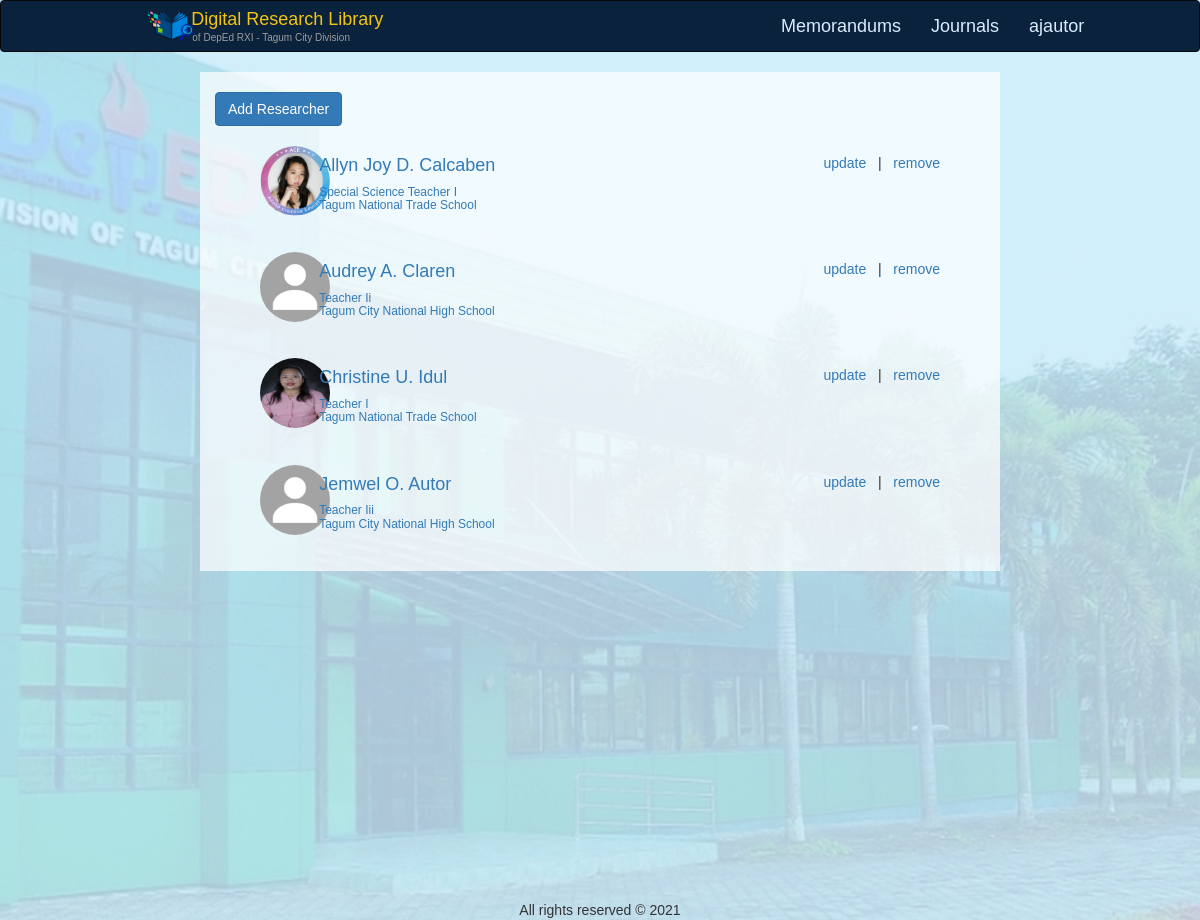
Screenshot of /pages/researcher_list.php (signed in) with the database file from the repository.
### tables this page shows
CREATE TABLE `researcher` (
  `researcher_id` int(255) NOT NULL,
  `researcher_user_id` int(255) DEFAULT NULL,
  `researcher_first_name` varchar(1024) NOT NULL,
  `researcher_middle_name` varchar(1024) NOT NULL,
  `researcher_last_name` varchar(1024) NOT NULL,
  `researcher_office` varchar(1024) NOT NULL,
  `researcher_designation` varchar(1024) NOT NULL,
  `researcher_profile_picture` varchar(1024) NOT NULL,
  `researcher_email` varchar(1024) NOT NULL
);

### pages/researcher_list.php (the view, shortened to what this page needs)
<?php
include "../database/db_config.php";
?>
<DOCTYPE! html>
<html>
	<head>
		<link rel="stylesheet" href="https://cdnjs.cloudflare.com/ajax/libs/font-awesome/4.7.0/css/font-awesome.min.css">
		<link rel="stylesheet" type="text/css" href="../bootstrap-3.3.7-dist/css/bootstrap.css">
		<link rel="stylesheet" type="text/css" href="../bootstrap-3.3.7-dist/css/bootstrap.min.css">
		<link rel="stylesheet" type="text/css" href="../css/body_css.css">
        <link rel="stylesheet" type="text/css" href="../css/footer_css.css">
        <link rel="stylesheet" type="text/css" href="../css/nav_css.css">
	</head>
	<body class="bg-light">
		<nav class="navbar navbar-inverse" >
		  	<div class="container-fluid col-md-10 col-md-offset-1">
			    <div class="navbar-header col-sm-6">
			      	<a class="navbar-brand nav_title_a col-sm-12" href="<?=(!isset($_SESSION['user']))? "index.php" : "homepage.php"?>">
			      		<span class="col-sm-1"><img   src="../images/logo1.png" height="30px" width="50px"></span>
			      			<span class="title_brand_nav col-sm-11" style="margin-top:-2px;">
			      				&nbsp; Digital Research Library
			      			</span>
			      			<br>
			      			<h6 class="title_nav_p col-sm-11" style="margin-top:1px;font-size:10px;">
			      				&nbsp;&nbsp;&nbsp;&nbsp;of DepEd RXI - Tagum City Division
			      			</h6>
			      	</a>
			    </div>
			    <ul class="nav title_brand navbar-nav navbar-right">
			    	<li class="title_brand" ><a class="title_brand" href="memorandum.php">Memorandums</a></li>
			    	<li class="title_brand" ><a class="title_brand" href="journals.php">Journals</a></li>
			      	<?php
						if (!isset($_SESSION['user'])) {
							echo "<li class=\"title_brand\" ><a class=\"title_brand\" href=\"login.php\">Login</a></li>";
						} else {
							echo "<li class=\"dropdown title_brand\" >
									<a href=\"#\" class=\"title_brand dropbtn\">" . $_SESSION['user'] . "</a>
									<div class=\"dropdown-content\">
										<a href=\"user_profile_view.php\">View Profile</a>
										<a href=\"user_profile_update.php\">Edit Profile</a>
										<a href=\"logout.php\">Log out</a>
									</div>
								</li>";
						}
					?>
			    </ul>
		  	</div>
		</nav>
		<div class="container-fluid text-center">
		  	<div class="row content">
			    <div class="col-sm-2 sidenav">
			    </div>
			     <div class="col-sm-8 center-div body_middle">
			      	<div class="center_content" >
				    	<br>
						<div class="text-justify">
							<button type="button" class="btn btn-primary " data-toggle="modal" data-target="#AddResearcherModal" data-whatever="AddResearcher">
								Add Researcher
							</button>
						</div>
						<br>
						<?php
						$query = "SELECT * FROM researcher ORDER BY researcher_first_name";
						if ($result = $db->query($query)) {
							$profileDir = "../images/profile_pictures/";
							$defaultImg = "default_profile_picture.jpg";
							while ($row = $result->fetch_assoc()) {
								$userFullname = $row['researcher_first_name']." ".$row['researcher_middle_name'][0].". ".$row['researcher_last_name'];
								$userImage = empty($row['researcher_profile_picture']) ? $defaultImg : $row['researcher_profile_picture'];
								echo "
									<div class=\"col-sm-12 text-justify\" >
										<a href=\"user_profile_researcher.php?id=".$row['researcher_id']."\">
											<div class=\"col-sm-12\">
												<div class=\"col-sm-1\" >
													<img class=\"img-circle\" src=\"".$profileDir.$userImage."\" alt=\"".$userFullname."\" width=\"70px\" height=\"70px\">
												</div>
												<div class=\"col-sm-7 \" style=\" \">
													<p class=\"h4\" style=\" \">
														".ucwords(strtolower($userFullname))."
													</p>
													<p class=\"h6\">
														".ucwords(strtolower($row['researcher_designation']))."
														<br>
														".ucwords(strtolower($row['researcher_office']))."
														<br>
													</p>
												</div>
												<div class=\"col-sm-4 text-right h5\" style=\" \">
													<a href=\"#UpdateResearcherModal\" data-toggle=\"modal\" data-target=\"#UpdateResearcherModal".$row['researcher_id']."\" data-whatever=\"UpdateResearcher\">update</a>
													&nbsp;&nbsp;|&nbsp;&nbsp;
													<a href=\" \">remove</a>
												</div>
											</div>
										</a>
										<p> &nbsp;</p>
									</div>
								";
						?>
				      	<?php
				      		}
						} else {
							echo "<p> No users yet.</p>";
						}
						?>
					</div>
			    </div>
			    <div class="col-sm-2 sidenav">
			    </div>
		  </div>
		</div>
		<div class="footer text-center">
			<p>&nbsp;</p>
		    <p class="">All rights reserved &copy; 2021</p>
		</div>
	</body>
</html>

### css/body_css.css (style rules this page uses)
html { height: 100%; }
* { box-sizing: border-box; }
body { margin: 0; font-family: Arial, Helvetica, sans-serif; background-color: #f0f0ff; background-image: url('../images/bg2.png'); background-attachment: fixed; background-position: center; background-repeat: no-repeat; background-size: cover; width: 100%; }
.navbar-header, nav, .navbar { color: black; }
.navbar { background-color: #0a223c; }
.nav_title_a { margin-top: -5px; }
.title_brand_nav, .nav { font: Helvetica; color: #f5c412; }
.title_brand { font: Helvetica; color: #f5c412; font-size: 18px; }
li.title_brand a.title_brand { font: Helvetica; color: #daecff; font-size: 18px; }
.body_middle { background: rgba(255, 255, 255, 0.7) }

### css/footer_css.css (style rules this page uses)
.footer { position: absolute; bottom: 0; width: 100%; height: 50px; }

### css/nav_css.css (style rules this page uses)
body { margin: 0; font-family: Arial, Helvetica, sans-serif; }
.dropdown { position: relative; display: inline-block; }

### rows the page displays
researcher: researcher_profile_picture (picture), userFullname "Allyn Joy D. Calcaben", researcher_designation "Special Science Teacher I", researcher_office "Tagum National Trade School"
researcher: researcher_profile_picture (placeholder picture), userFullname "Audrey A. Claren", researcher_designation "Teacher Ii", researcher_office "Tagum City National High School"
researcher: researcher_profile_picture (picture), userFullname "Christine U. Idul", researcher_designation "Teacher I", researcher_office "Tagum National Trade School"
researcher: researcher_profile_picture (placeholder picture), userFullname "Jemwel O. Autor", researcher_designation "Teacher Iii", researcher_office "Tagum City National High School"

### other values shown
$_SESSION['user'] "ajautor"
